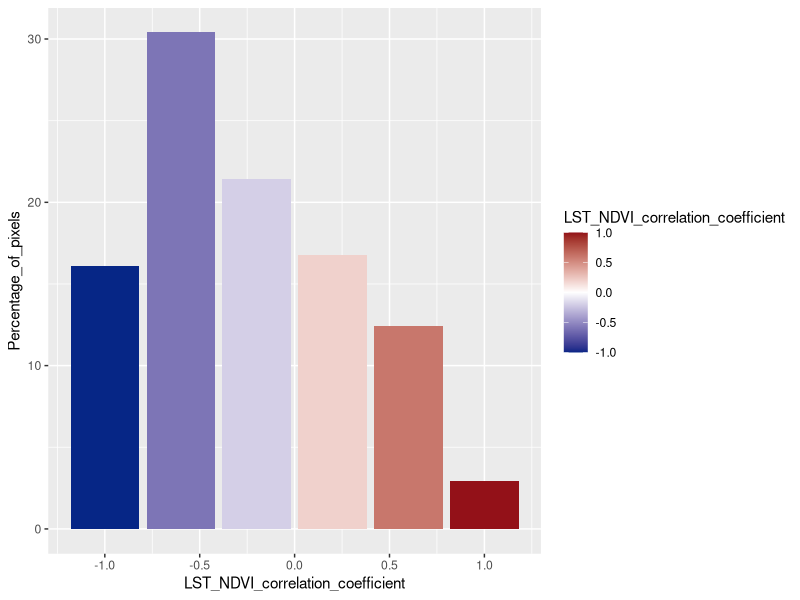
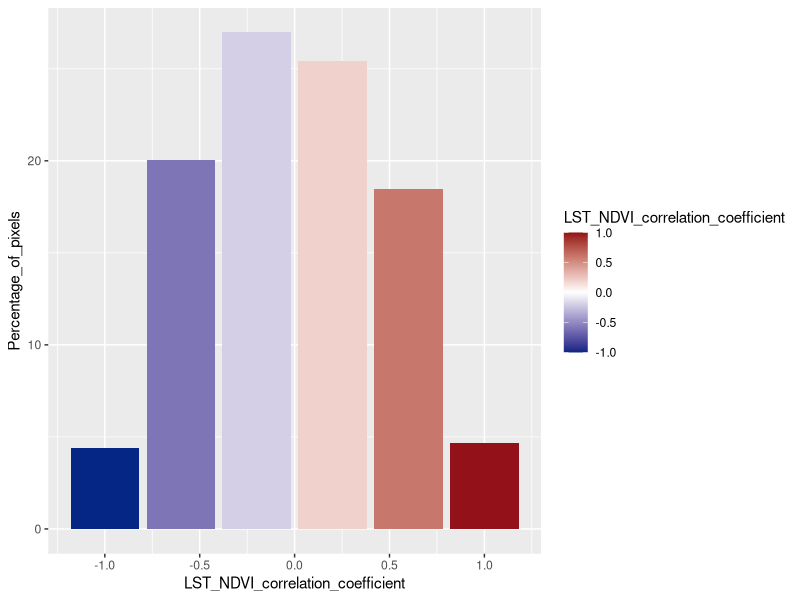

Write the R code that produced these figures, in order.
## ---- chunk 1
knitr::opts_chunk$set(echo = TRUE)
## ---- chunk 2
library(readxl)
ee_chart_Pre_Construction <- read_excel("results/ee-chart_Pre-Construction.xlsx")
View(ee_chart_Pre_Construction)
# 2010-14 Pre-Construction LST-NDVI Correlation Coefficient pixel frequency of
# NYSERDA MW Block Solar Farms, 
# Data Source: MODIS Satellite & NYSERDA, 
# Processed in Google Earth Engine,
# Data pixel frequency in Excel (in 'results' subdirectory)
## ---- chunk 3
library(readxl)
ee_chart_Post_Construction <- read_excel("results/ee-chart_Post-Construction.xlsx")
View(ee_chart_Post_Construction)
# 2018-22 Post-Construction LST-NDVI Correlation Coefficient pixel frequency of
# NYSERDA MW Block Solar Farms, 
# Data Source: MODIS Satellite & NYSERDA, 
# Processed in Google Earth Engine,
# Data pixel frequency in Excel (in 'results' subdirectory)
## ---- chunk 4
library(ggplot2)
# load R package for creating graphs
## ---- chunk 5
ggplot(ee_chart_Pre_Construction, aes(x=LST_NDVI_correlation_coefficient,y=Percentage_of_pixels)) + 
  geom_bar(aes(fill = LST_NDVI_correlation_coefficient), stat = "identity") +
  scale_fill_gradient2(low = '#062686', mid = '#FFFFFF', high = '#931118', midpoint = 0)
# Histogram of Pre-Construction LST-NDVI Correlation Coefficient pixel frequency
## ---- chunk 6
ggplot(ee_chart_Post_Construction, aes(x=LST_NDVI_correlation_coefficient,y=Percentage_of_pixels)) + 
  geom_bar(aes(fill = LST_NDVI_correlation_coefficient), stat = "identity") +
  scale_fill_gradient2(low = '#062686', mid = '#FFFFFF', high = '#931118', midpoint = 0)
# Histogram of Post-Construction LST-NDVI Correlation Coefficient pixel frequency
